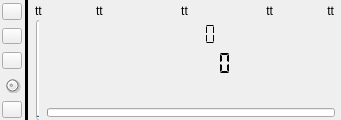
<?xml version="1.0" encoding="UTF-8"?>
<ui version="4.0">
 <class>WidgetDisplay</class>
 <widget class="QWidget" name="WidgetDisplay">
  <property name="enabled">
   <bool>true</bool>
  </property>
  <property name="geometry">
   <rect>
    <x>0</x>
    <y>0</y>
    <width>341</width>
    <height>120</height>
   </rect>
  </property>
  <property name="sizePolicy">
   <sizepolicy hsizetype="Expanding" vsizetype="Ignored">
    <horstretch>3</horstretch>
    <verstretch>0</verstretch>
   </sizepolicy>
  </property>
  <property name="minimumSize">
   <size>
    <width>0</width>
    <height>120</height>
   </size>
  </property>
  <property name="font">
   <font/>
  </property>
  <property name="windowTitle">
   <string>Form</string>
  </property>
  <property name="layoutDirection">
   <enum>Qt::LayoutDirection::LeftToRight</enum>
  </property>
  <property name="autoFillBackground">
   <bool>false</bool>
  </property>
  <property name="styleSheet">
   <string notr="true"/>
  </property>
  <layout class="QHBoxLayout" name="horizontalLayout_3">
   <property name="spacing">
    <number>0</number>
   </property>
   <property name="leftMargin">
    <number>0</number>
   </property>
   <property name="topMargin">
    <number>0</number>
   </property>
   <property name="rightMargin">
    <number>0</number>
   </property>
   <property name="bottomMargin">
    <number>0</number>
   </property>
   <item>
    <widget class="QWidget" name="verticalWidget_menu" native="true">
     <property name="sizePolicy">
      <sizepolicy hsizetype="Fixed" vsizetype="Expanding">
       <horstretch>0</horstretch>
       <verstretch>0</verstretch>
      </sizepolicy>
     </property>
     <property name="styleSheet">
      <string notr="true"/>
     </property>
     <layout class="QVBoxLayout" name="verticalLayout_menu">
      <property name="spacing">
       <number>8</number>
      </property>
      <property name="leftMargin">
       <number>2</number>
      </property>
      <property name="topMargin">
       <number>3</number>
      </property>
      <property name="rightMargin">
       <number>2</number>
      </property>
      <property name="bottomMargin">
       <number>3</number>
      </property>
      <item>
       <widget class="QPushButton" name="pushButton_history">
        <property name="sizePolicy">
         <sizepolicy hsizetype="Preferred" vsizetype="Preferred">
          <horstretch>0</horstretch>
          <verstretch>0</verstretch>
         </sizepolicy>
        </property>
        <property name="minimumSize">
         <size>
          <width>0</width>
          <height>0</height>
         </size>
        </property>
        <property name="maximumSize">
         <size>
          <width>20</width>
          <height>20</height>
         </size>
        </property>
        <property name="styleSheet">
         <string notr="true"/>
        </property>
        <property name="text">
         <string/>
        </property>
        <property name="iconSize">
         <size>
          <width>20</width>
          <height>20</height>
         </size>
        </property>
       </widget>
      </item>
      <item>
       <widget class="QPushButton" name="pushButton_list">
        <property name="sizePolicy">
         <sizepolicy hsizetype="Preferred" vsizetype="Preferred">
          <horstretch>0</horstretch>
          <verstretch>0</verstretch>
         </sizepolicy>
        </property>
        <property name="maximumSize">
         <size>
          <width>20</width>
          <height>20</height>
         </size>
        </property>
        <property name="styleSheet">
         <string notr="true"/>
        </property>
        <property name="text">
         <string/>
        </property>
        <property name="iconSize">
         <size>
          <width>19</width>
          <height>19</height>
         </size>
        </property>
       </widget>
      </item>
      <item>
       <widget class="QPushButton" name="pushButton_clear">
        <property name="sizePolicy">
         <sizepolicy hsizetype="Preferred" vsizetype="Preferred">
          <horstretch>0</horstretch>
          <verstretch>0</verstretch>
         </sizepolicy>
        </property>
        <property name="maximumSize">
         <size>
          <width>20</width>
          <height>20</height>
         </size>
        </property>
        <property name="styleSheet">
         <string notr="true"/>
        </property>
        <property name="text">
         <string/>
        </property>
        <property name="iconSize">
         <size>
          <width>19</width>
          <height>19</height>
         </size>
        </property>
       </widget>
      </item>
      <item>
       <widget class="CustomDial" name="dial">
        <property name="sizePolicy">
         <sizepolicy hsizetype="Fixed" vsizetype="Fixed">
          <horstretch>0</horstretch>
          <verstretch>0</verstretch>
         </sizepolicy>
        </property>
        <property name="maximumSize">
         <size>
          <width>20</width>
          <height>20</height>
         </size>
        </property>
        <property name="mouseTracking">
         <bool>false</bool>
        </property>
        <property name="focusPolicy">
         <enum>Qt::FocusPolicy::StrongFocus</enum>
        </property>
        <property name="toolTipDuration">
         <number>-1</number>
        </property>
        <property name="styleSheet">
         <string notr="true"/>
        </property>
        <property name="minimum">
         <number>20</number>
        </property>
        <property name="maximum">
         <number>1000</number>
        </property>
        <property name="singleStep">
         <number>20</number>
        </property>
        <property name="pageStep">
         <number>100</number>
        </property>
        <property name="value">
         <number>100</number>
        </property>
       </widget>
      </item>
      <item>
       <spacer name="verticalSpacer">
        <property name="orientation">
         <enum>Qt::Orientation::Vertical</enum>
        </property>
        <property name="sizeHint" stdset="0">
         <size>
          <width>20</width>
          <height>40</height>
         </size>
        </property>
       </spacer>
      </item>
      <item>
       <widget class="QPushButton" name="pushButton_save">
        <property name="sizePolicy">
         <sizepolicy hsizetype="Preferred" vsizetype="Preferred">
          <horstretch>0</horstretch>
          <verstretch>0</verstretch>
         </sizepolicy>
        </property>
        <property name="maximumSize">
         <size>
          <width>20</width>
          <height>20</height>
         </size>
        </property>
        <property name="styleSheet">
         <string notr="true"/>
        </property>
        <property name="text">
         <string/>
        </property>
        <property name="iconSize">
         <size>
          <width>19</width>
          <height>19</height>
         </size>
        </property>
       </widget>
      </item>
     </layout>
    </widget>
   </item>
   <item>
    <widget class="QSplitter" name="splitter">
     <property name="styleSheet">
      <string notr="true"/>
     </property>
     <property name="orientation">
      <enum>Qt::Orientation::Horizontal</enum>
     </property>
     <property name="opaqueResize">
      <bool>true</bool>
     </property>
     <property name="handleWidth">
      <number>0</number>
     </property>
     <widget class="QWidget" name="verticalWidget_history" native="true">
      <property name="sizePolicy">
       <sizepolicy hsizetype="Ignored" vsizetype="Expanding">
        <horstretch>0</horstretch>
        <verstretch>0</verstretch>
       </sizepolicy>
      </property>
      <property name="minimumSize">
       <size>
        <width>0</width>
        <height>0</height>
       </size>
      </property>
      <property name="layoutDirection">
       <enum>Qt::LayoutDirection::LeftToRight</enum>
      </property>
      <property name="styleSheet">
       <string notr="true"/>
      </property>
      <layout class="QHBoxLayout" name="horizontalLayout_2">
       <property name="spacing">
        <number>0</number>
       </property>
       <property name="leftMargin">
        <number>0</number>
       </property>
       <property name="topMargin">
        <number>0</number>
       </property>
       <property name="rightMargin">
        <number>0</number>
       </property>
       <property name="bottomMargin">
        <number>0</number>
       </property>
       <item>
        <widget class="QWidget" name="horizontalWidget_graph" native="true">
         <property name="sizePolicy">
          <sizepolicy hsizetype="Expanding" vsizetype="Expanding">
           <horstretch>0</horstretch>
           <verstretch>0</verstretch>
          </sizepolicy>
         </property>
         <property name="styleSheet">
          <string notr="true"/>
         </property>
         <layout class="QHBoxLayout" name="horizontalWidget_graph_2">
          <property name="spacing">
           <number>0</number>
          </property>
          <property name="leftMargin">
           <number>0</number>
          </property>
          <property name="topMargin">
           <number>0</number>
          </property>
          <property name="rightMargin">
           <number>0</number>
          </property>
          <property name="bottomMargin">
           <number>0</number>
          </property>
         </layout>
        </widget>
       </item>
      </layout>
     </widget>
     <widget class="QWidget" name="horizontalWidget" native="true">
      <layout class="QHBoxLayout" name="horizontalLayout">
       <property name="spacing">
        <number>0</number>
       </property>
       <property name="leftMargin">
        <number>0</number>
       </property>
       <property name="topMargin">
        <number>0</number>
       </property>
       <property name="rightMargin">
        <number>0</number>
       </property>
       <property name="bottomMargin">
        <number>0</number>
       </property>
       <item>
        <widget class="Line" name="line">
         <property name="sizePolicy">
          <sizepolicy hsizetype="Fixed" vsizetype="Expanding">
           <horstretch>0</horstretch>
           <verstretch>0</verstretch>
          </sizepolicy>
         </property>
         <property name="minimumSize">
          <size>
           <width>5</width>
           <height>0</height>
          </size>
         </property>
         <property name="maximumSize">
          <size>
           <width>5</width>
           <height>16777215</height>
          </size>
         </property>
         <property name="styleSheet">
          <string notr="true"/>
         </property>
         <property name="frameShadow">
          <enum>QFrame::Shadow::Plain</enum>
         </property>
         <property name="lineWidth">
          <number>3</number>
         </property>
         <property name="orientation">
          <enum>Qt::Orientation::Vertical</enum>
         </property>
        </widget>
       </item>
       <item>
        <widget class="QWidget" name="verticalWidget_display" native="true">
         <property name="enabled">
          <bool>true</bool>
         </property>
         <property name="sizePolicy">
          <sizepolicy hsizetype="Expanding" vsizetype="Expanding">
           <horstretch>0</horstretch>
           <verstretch>0</verstretch>
          </sizepolicy>
         </property>
         <property name="styleSheet">
          <string notr="true"/>
         </property>
         <layout class="QVBoxLayout" name="verticalLayout">
          <property name="spacing">
           <number>0</number>
          </property>
          <property name="sizeConstraint">
           <enum>QLayout::SizeConstraint::SetDefaultConstraint</enum>
          </property>
          <property name="leftMargin">
           <number>0</number>
          </property>
          <property name="topMargin">
           <number>2</number>
          </property>
          <property name="rightMargin">
           <number>2</number>
          </property>
          <property name="bottomMargin">
           <number>0</number>
          </property>
          <item>
           <widget class="QWidget" name="horizontalWidget_labelArea" native="true">
            <property name="sizePolicy">
             <sizepolicy hsizetype="Expanding" vsizetype="Fixed">
              <horstretch>0</horstretch>
              <verstretch>0</verstretch>
             </sizepolicy>
            </property>
            <property name="minimumSize">
             <size>
              <width>0</width>
              <height>0</height>
             </size>
            </property>
            <property name="autoFillBackground">
             <bool>false</bool>
            </property>
            <property name="styleSheet">
             <string notr="true"/>
            </property>
            <layout class="QHBoxLayout" name="horizontalLayout_4">
             <property name="spacing">
              <number>6</number>
             </property>
             <property name="leftMargin">
              <number>6</number>
             </property>
             <property name="topMargin">
              <number>2</number>
             </property>
             <property name="rightMargin">
              <number>5</number>
             </property>
             <property name="bottomMargin">
              <number>2</number>
             </property>
             <item>
              <widget class="QLabel" name="label_0">
               <property name="sizePolicy">
                <sizepolicy hsizetype="Expanding" vsizetype="Expanding">
                 <horstretch>0</horstretch>
                 <verstretch>0</verstretch>
                </sizepolicy>
               </property>
               <property name="font">
                <font>
                 <bold>false</bold>
                </font>
               </property>
               <property name="styleSheet">
                <string notr="true"/>
               </property>
               <property name="text">
                <string>tt</string>
               </property>
              </widget>
             </item>
             <item>
              <widget class="QLabel" name="label_1">
               <property name="sizePolicy">
                <sizepolicy hsizetype="Expanding" vsizetype="Expanding">
                 <horstretch>0</horstretch>
                 <verstretch>0</verstretch>
                </sizepolicy>
               </property>
               <property name="font">
                <font/>
               </property>
               <property name="text">
                <string>tt</string>
               </property>
               <property name="alignment">
                <set>Qt::AlignmentFlag::AlignLeading|Qt::AlignmentFlag::AlignLeft|Qt::AlignmentFlag::AlignVCenter</set>
               </property>
              </widget>
             </item>
             <item>
              <widget class="QLabel" name="label_2">
               <property name="sizePolicy">
                <sizepolicy hsizetype="Expanding" vsizetype="Expanding">
                 <horstretch>0</horstretch>
                 <verstretch>0</verstretch>
                </sizepolicy>
               </property>
               <property name="minimumSize">
                <size>
                 <width>0</width>
                 <height>0</height>
                </size>
               </property>
               <property name="font">
                <font/>
               </property>
               <property name="text">
                <string>tt</string>
               </property>
               <property name="alignment">
                <set>Qt::AlignmentFlag::AlignCenter</set>
               </property>
              </widget>
             </item>
             <item>
              <widget class="QLabel" name="label_3">
               <property name="sizePolicy">
                <sizepolicy hsizetype="Expanding" vsizetype="Expanding">
                 <horstretch>0</horstretch>
                 <verstretch>0</verstretch>
                </sizepolicy>
               </property>
               <property name="font">
                <font/>
               </property>
               <property name="text">
                <string>tt</string>
               </property>
               <property name="alignment">
                <set>Qt::AlignmentFlag::AlignRight|Qt::AlignmentFlag::AlignTrailing|Qt::AlignmentFlag::AlignVCenter</set>
               </property>
              </widget>
             </item>
             <item>
              <widget class="QLabel" name="label_4">
               <property name="sizePolicy">
                <sizepolicy hsizetype="Expanding" vsizetype="Expanding">
                 <horstretch>0</horstretch>
                 <verstretch>0</verstretch>
                </sizepolicy>
               </property>
               <property name="minimumSize">
                <size>
                 <width>0</width>
                 <height>0</height>
                </size>
               </property>
               <property name="font">
                <font/>
               </property>
               <property name="text">
                <string>tt</string>
               </property>
               <property name="alignment">
                <set>Qt::AlignmentFlag::AlignRight|Qt::AlignmentFlag::AlignTrailing|Qt::AlignmentFlag::AlignVCenter</set>
               </property>
              </widget>
             </item>
            </layout>
           </widget>
          </item>
          <item>
           <widget class="QWidget" name="horizontalWidget_contentRow" native="true">
            <layout class="QHBoxLayout" name="horizontalLayout_contentRow">
             <property name="spacing">
              <number>4</number>
             </property>
             <property name="leftMargin">
              <number>0</number>
             </property>
             <property name="topMargin">
              <number>0</number>
             </property>
             <property name="rightMargin">
              <number>0</number>
             </property>
             <property name="bottomMargin">
              <number>0</number>
             </property>
             <item>
              <widget class="QWidget" name="horizontalWidget_vertical_bar" native="true">
               <property name="sizePolicy">
                <sizepolicy hsizetype="Minimum" vsizetype="MinimumExpanding">
                 <horstretch>0</horstretch>
                 <verstretch>0</verstretch>
                </sizepolicy>
               </property>
               <property name="minimumSize">
                <size>
                 <width>10</width>
                 <height>0</height>
                </size>
               </property>
               <property name="maximumSize">
                <size>
                 <width>25</width>
                 <height>16777215</height>
                </size>
               </property>
               <layout class="QHBoxLayout" name="horizontalLayout_verticalBar">
                <property name="spacing">
                 <number>0</number>
                </property>
                <property name="leftMargin">
                 <number>7</number>
                </property>
                <property name="topMargin">
                 <number>0</number>
                </property>
                <property name="rightMargin">
                 <number>0</number>
                </property>
                <property name="bottomMargin">
                 <number>0</number>
                </property>
                <item>
                 <widget class="QProgressBar" name="progressBar_vertical">
                  <property name="sizePolicy">
                   <sizepolicy hsizetype="MinimumExpanding" vsizetype="MinimumExpanding">
                    <horstretch>0</horstretch>
                    <verstretch>0</verstretch>
                   </sizepolicy>
                  </property>
                  <property name="minimumSize">
                   <size>
                    <width>10</width>
                    <height>0</height>
                   </size>
                  </property>
                  <property name="maximumSize">
                   <size>
                    <width>14</width>
                    <height>16777215</height>
                   </size>
                  </property>
                  <property name="value">
                   <number>0</number>
                  </property>
                  <property name="alignment">
                   <set>Qt::AlignmentFlag::AlignCenter</set>
                  </property>
                  <property name="textVisible">
                   <bool>false</bool>
                  </property>
                  <property name="orientation">
                   <enum>Qt::Orientation::Vertical</enum>
                  </property>
                 </widget>
                </item>
               </layout>
              </widget>
             </item>
             <item>
              <widget class="QWidget" name="verticalWidget_restStack" native="true">
               <layout class="QVBoxLayout" name="verticalLayout_restStack">
                <property name="spacing">
                 <number>0</number>
                </property>
                <property name="leftMargin">
                 <number>0</number>
                </property>
                <property name="topMargin">
                 <number>0</number>
                </property>
                <property name="rightMargin">
                 <number>0</number>
                </property>
                <property name="bottomMargin">
                 <number>0</number>
                </property>
                <item>
                 <widget class="QWidget" name="horizontalWidget_avg" native="true">
                  <property name="sizePolicy">
                   <sizepolicy hsizetype="Expanding" vsizetype="MinimumExpanding">
                    <horstretch>0</horstretch>
                    <verstretch>0</verstretch>
                   </sizepolicy>
                  </property>
                  <property name="minimumSize">
                   <size>
                    <width>0</width>
                    <height>5</height>
                   </size>
                  </property>
                  <property name="maximumSize">
                   <size>
                    <width>16777215</width>
                    <height>50</height>
                   </size>
                  </property>
                  <property name="styleSheet">
                   <string notr="true"/>
                  </property>
                  <layout class="QHBoxLayout" name="horizontalLayout_avg">
                   <property name="spacing">
                    <number>30</number>
                   </property>
                   <property name="leftMargin">
                    <number>6</number>
                   </property>
                   <property name="topMargin">
                    <number>3</number>
                   </property>
                   <property name="rightMargin">
                    <number>7</number>
                   </property>
                   <property name="bottomMargin">
                    <number>3</number>
                   </property>
                   <item>
                    <widget class="QLCDNumber" name="lcdNumber_avg">
                     <property name="sizePolicy">
                      <sizepolicy hsizetype="Expanding" vsizetype="Expanding">
                       <horstretch>0</horstretch>
                       <verstretch>0</verstretch>
                      </sizepolicy>
                     </property>
                     <property name="minimumSize">
                      <size>
                       <width>0</width>
                       <height>0</height>
                      </size>
                     </property>
                     <property name="maximumSize">
                      <size>
                       <width>16777215</width>
                       <height>16777215</height>
                      </size>
                     </property>
                     <property name="frameShape">
                      <enum>QFrame::Shape::NoFrame</enum>
                     </property>
                     <property name="digitCount">
                      <number>15</number>
                     </property>
                     <property name="segmentStyle">
                      <enum>QLCDNumber::SegmentStyle::Flat</enum>
                     </property>
                    </widget>
                   </item>
                   <item>
                    <widget class="QWidget" name="styleAvg" native="true">
                     <property name="sizePolicy">
                      <sizepolicy hsizetype="Expanding" vsizetype="Preferred">
                       <horstretch>0</horstretch>
                       <verstretch>0</verstretch>
                      </sizepolicy>
                     </property>
                     <property name="minimumSize">
                      <size>
                       <width>25</width>
                       <height>0</height>
                      </size>
                     </property>
                     <property name="maximumSize">
                      <size>
                       <width>70</width>
                       <height>28</height>
                      </size>
                     </property>
                    </widget>
                   </item>
                  </layout>
                 </widget>
                </item>
                <item>
                 <widget class="QWidget" name="horizontalWidget_valueAndUnit" native="true">
                  <property name="sizePolicy">
                   <sizepolicy hsizetype="Expanding" vsizetype="Preferred">
                    <horstretch>0</horstretch>
                    <verstretch>0</verstretch>
                   </sizepolicy>
                  </property>
                  <property name="minimumSize">
                   <size>
                    <width>0</width>
                    <height>0</height>
                   </size>
                  </property>
                  <property name="styleSheet">
                   <string notr="true"/>
                  </property>
                  <layout class="QHBoxLayout" name="horizontalLayout_valueAndUnit">
                   <property name="spacing">
                    <number>30</number>
                   </property>
                   <property name="leftMargin">
                    <number>6</number>
                   </property>
                   <property name="topMargin">
                    <number>3</number>
                   </property>
                   <property name="rightMargin">
                    <number>6</number>
                   </property>
                   <property name="bottomMargin">
                    <number>3</number>
                   </property>
                   <item>
                    <widget class="QLCDNumber" name="lcdNumber">
                     <property name="sizePolicy">
                      <sizepolicy hsizetype="Expanding" vsizetype="Preferred">
                       <horstretch>0</horstretch>
                       <verstretch>0</verstretch>
                      </sizepolicy>
                     </property>
                     <property name="minimumSize">
                      <size>
                       <width>0</width>
                       <height>25</height>
                      </size>
                     </property>
                     <property name="styleSheet">
                      <string notr="true"/>
                     </property>
                     <property name="frameShape">
                      <enum>QFrame::Shape::NoFrame</enum>
                     </property>
                     <property name="frameShadow">
                      <enum>QFrame::Shadow::Raised</enum>
                     </property>
                     <property name="lineWidth">
                      <number>1</number>
                     </property>
                     <property name="midLineWidth">
                      <number>0</number>
                     </property>
                     <property name="smallDecimalPoint">
                      <bool>false</bool>
                     </property>
                     <property name="digitCount">
                      <number>15</number>
                     </property>
                     <property name="mode">
                      <enum>QLCDNumber::Mode::Dec</enum>
                     </property>
                     <property name="segmentStyle">
                      <enum>QLCDNumber::SegmentStyle::Flat</enum>
                     </property>
                     <property name="value" stdset="0">
                      <double>0.000000000000000</double>
                     </property>
                     <property name="intValue" stdset="0">
                      <number>0</number>
                     </property>
                    </widget>
                   </item>
                   <item>
                    <widget class="QWidget" name="styleUnits" native="true">
                     <property name="sizePolicy">
                      <sizepolicy hsizetype="Expanding" vsizetype="Expanding">
                       <horstretch>0</horstretch>
                       <verstretch>0</verstretch>
                      </sizepolicy>
                     </property>
                     <property name="minimumSize">
                      <size>
                       <width>20</width>
                       <height>0</height>
                      </size>
                     </property>
                     <property name="maximumSize">
                      <size>
                       <width>70</width>
                       <height>60</height>
                      </size>
                     </property>
                     <property name="styleSheet">
                      <string notr="true"/>
                     </property>
                    </widget>
                   </item>
                  </layout>
                 </widget>
                </item>
                <item>
                 <widget class="QWidget" name="horizontalWidget_err" native="true">
                  <property name="sizePolicy">
                   <sizepolicy hsizetype="Expanding" vsizetype="Expanding">
                    <horstretch>0</horstretch>
                    <verstretch>0</verstretch>
                   </sizepolicy>
                  </property>
                  <property name="maximumSize">
                   <size>
                    <width>16777215</width>
                    <height>50</height>
                   </size>
                  </property>
                  <property name="styleSheet">
                   <string notr="true"/>
                  </property>
                  <layout class="QHBoxLayout" name="horizontalLayout_err">
                   <property name="spacing">
                    <number>30</number>
                   </property>
                   <property name="leftMargin">
                    <number>6</number>
                   </property>
                   <property name="topMargin">
                    <number>3</number>
                   </property>
                   <property name="rightMargin">
                    <number>0</number>
                   </property>
                   <property name="bottomMargin">
                    <number>3</number>
                   </property>
                   <item>
                    <widget class="QWidget" name="styleQerr" native="true">
                     <property name="sizePolicy">
                      <sizepolicy hsizetype="Expanding" vsizetype="Expanding">
                       <horstretch>0</horstretch>
                       <verstretch>10</verstretch>
                      </sizepolicy>
                     </property>
                     <property name="minimumSize">
                      <size>
                       <width>20</width>
                       <height>0</height>
                      </size>
                     </property>
                     <property name="maximumSize">
                      <size>
                       <width>80</width>
                       <height>35</height>
                      </size>
                     </property>
                    </widget>
                   </item>
                   <item>
                    <widget class="QLCDNumber" name="lcdNumber_qerr">
                     <property name="sizePolicy">
                      <sizepolicy hsizetype="Expanding" vsizetype="Expanding">
                       <horstretch>0</horstretch>
                       <verstretch>0</verstretch>
                      </sizepolicy>
                     </property>
                     <property name="maximumSize">
                      <size>
                       <width>16777215</width>
                       <height>16777215</height>
                      </size>
                     </property>
                     <property name="frameShape">
                      <enum>QFrame::Shape::NoFrame</enum>
                     </property>
                     <property name="digitCount">
                      <number>12</number>
                     </property>
                     <property name="segmentStyle">
                      <enum>QLCDNumber::SegmentStyle::Flat</enum>
                     </property>
                    </widget>
                   </item>
                   <item>
                    <widget class="QWidget" name="styleTerr" native="true">
                     <property name="sizePolicy">
                      <sizepolicy hsizetype="Expanding" vsizetype="Expanding">
                       <horstretch>0</horstretch>
                       <verstretch>10</verstretch>
                      </sizepolicy>
                     </property>
                     <property name="minimumSize">
                      <size>
                       <width>20</width>
                       <height>0</height>
                      </size>
                     </property>
                     <property name="maximumSize">
                      <size>
                       <width>80</width>
                       <height>35</height>
                      </size>
                     </property>
                    </widget>
                   </item>
                   <item>
                    <widget class="QLCDNumber" name="lcdNumber_terr">
                     <property name="sizePolicy">
                      <sizepolicy hsizetype="Expanding" vsizetype="Expanding">
                       <horstretch>0</horstretch>
                       <verstretch>0</verstretch>
                      </sizepolicy>
                     </property>
                     <property name="maximumSize">
                      <size>
                       <width>16777215</width>
                       <height>16777215</height>
                      </size>
                     </property>
                     <property name="layoutDirection">
                      <enum>Qt::LayoutDirection::LeftToRight</enum>
                     </property>
                     <property name="frameShape">
                      <enum>QFrame::Shape::NoFrame</enum>
                     </property>
                     <property name="frameShadow">
                      <enum>QFrame::Shadow::Plain</enum>
                     </property>
                     <property name="digitCount">
                      <number>12</number>
                     </property>
                     <property name="segmentStyle">
                      <enum>QLCDNumber::SegmentStyle::Flat</enum>
                     </property>
                    </widget>
                   </item>
                   <item>
                    <widget class="QWidget" name="styleErr" native="true">
                     <property name="sizePolicy">
                      <sizepolicy hsizetype="Expanding" vsizetype="Expanding">
                       <horstretch>0</horstretch>
                       <verstretch>0</verstretch>
                      </sizepolicy>
                     </property>
                     <property name="minimumSize">
                      <size>
                       <width>30</width>
                       <height>0</height>
                      </size>
                     </property>
                     <property name="maximumSize">
                      <size>
                       <width>80</width>
                       <height>35</height>
                      </size>
                     </property>
                    </widget>
                   </item>
                  </layout>
                 </widget>
                </item>
                <item>
                 <widget class="QWidget" name="horizontalWidget_horizontal_bar" native="true">
                  <property name="sizePolicy">
                   <sizepolicy hsizetype="MinimumExpanding" vsizetype="Fixed">
                    <horstretch>0</horstretch>
                    <verstretch>0</verstretch>
                   </sizepolicy>
                  </property>
                  <property name="minimumSize">
                   <size>
                    <width>0</width>
                    <height>3</height>
                   </size>
                  </property>
                  <property name="maximumSize">
                   <size>
                    <width>16777215</width>
                    <height>17</height>
                   </size>
                  </property>
                  <property name="sizeIncrement">
                   <size>
                    <width>0</width>
                    <height>0</height>
                   </size>
                  </property>
                  <property name="baseSize">
                   <size>
                    <width>0</width>
                    <height>0</height>
                   </size>
                  </property>
                  <property name="styleSheet">
                   <string notr="true"/>
                  </property>
                  <layout class="QHBoxLayout" name="horizontalLayout_bar">
                   <property name="spacing">
                    <number>0</number>
                   </property>
                   <property name="leftMargin">
                    <number>4</number>
                   </property>
                   <property name="topMargin">
                    <number>2</number>
                   </property>
                   <property name="rightMargin">
                    <number>4</number>
                   </property>
                   <property name="bottomMargin">
                    <number>3</number>
                   </property>
                   <item>
                    <widget class="QProgressBar" name="progressBar_horizontal">
                     <property name="sizePolicy">
                      <sizepolicy hsizetype="MinimumExpanding" vsizetype="MinimumExpanding">
                       <horstretch>0</horstretch>
                       <verstretch>0</verstretch>
                      </sizepolicy>
                     </property>
                     <property name="minimumSize">
                      <size>
                       <width>0</width>
                       <height>3</height>
                      </size>
                     </property>
                     <property name="maximumSize">
                      <size>
                       <width>16777215</width>
                       <height>10</height>
                      </size>
                     </property>
                     <property name="sizeIncrement">
                      <size>
                       <width>0</width>
                       <height>0</height>
                      </size>
                     </property>
                     <property name="baseSize">
                      <size>
                       <width>0</width>
                       <height>0</height>
                      </size>
                     </property>
                     <property name="font">
                      <font>
                       <italic>false</italic>
                       <kerning>true</kerning>
                      </font>
                     </property>
                     <property name="autoFillBackground">
                      <bool>false</bool>
                     </property>
                     <property name="styleSheet">
                      <string notr="true"/>
                     </property>
                     <property name="value">
                      <number>0</number>
                     </property>
                     <property name="alignment">
                      <set>Qt::AlignmentFlag::AlignCenter</set>
                     </property>
                     <property name="textVisible">
                      <bool>false</bool>
                     </property>
                     <property name="orientation">
                      <enum>Qt::Orientation::Horizontal</enum>
                     </property>
                     <property name="invertedAppearance">
                      <bool>false</bool>
                     </property>
                     <property name="textDirection">
                      <enum>QProgressBar::Direction::TopToBottom</enum>
                     </property>
                    </widget>
                   </item>
                  </layout>
                 </widget>
                </item>
               </layout>
              </widget>
             </item>
            </layout>
           </widget>
          </item>
         </layout>
        </widget>
       </item>
      </layout>
     </widget>
    </widget>
   </item>
  </layout>
 </widget>
 <customwidgets>
  <customwidget>
   <class>CustomDial</class>
   <extends>QDial</extends>
    <header location="global">gui/customdial.h</header>
  </customwidget>
 </customwidgets>
 <resources/>
 <connections/>
</ui>
